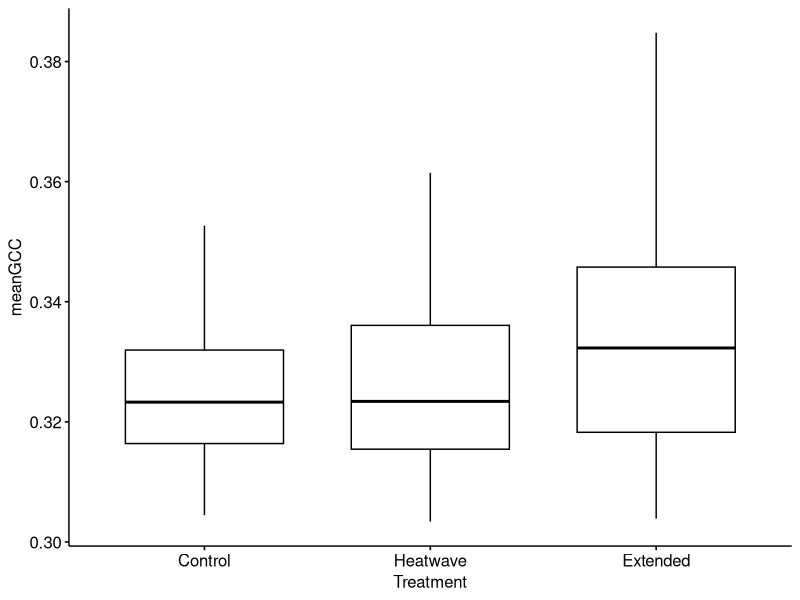

R code for this plot: (Note: this script raises an error after producing the figure.)

###### Kruskal Wallis & Dunn's Post-Hoc Test #####
## Tutorial: Data Novia, https://www.datanovia.com/en/lessons/kruskal-wallis-test-in-r/
## Edited by Samantha Solis de Ovando


########################################################################################
########################################################################################

##### Kruskal-Wallis #####
#this data does not meet the assumptions of one-way ANOVA test, therefore alternative = Kruskal-Wallis

thesis_data <- read.csv("shifted_dataset.csv")

library(tidyverse)
library(ggpubr)
library(rstatix)
thesis_data <- thesis_data %>%
  reorder_levels(Treatment, order = c("Control", "Heatwave", "Extended"))

#summary stats
thesis_data %>% 
  group_by(Treatment) %>%
  get_summary_stats(meanGCC, type = "common")

#box plot for 1 variable by Treatment
ggboxplot(thesis_data, x = "Treatment", y = "meanGCC")

#Kruskal-Test (rstatix)
res.kruskal <- thesis_data %>% kruskal_test(Cover ~ Treatment)
res.kruskal

#Effect size
#interpretation:
# 0.01- < 0.06 (small effect)
# 0.06 - < 0.14 (moderate effect)
# >= 0.14 (large effect)
thesis_data %>% kruskal_effsize(Cover ~ Treatment)
